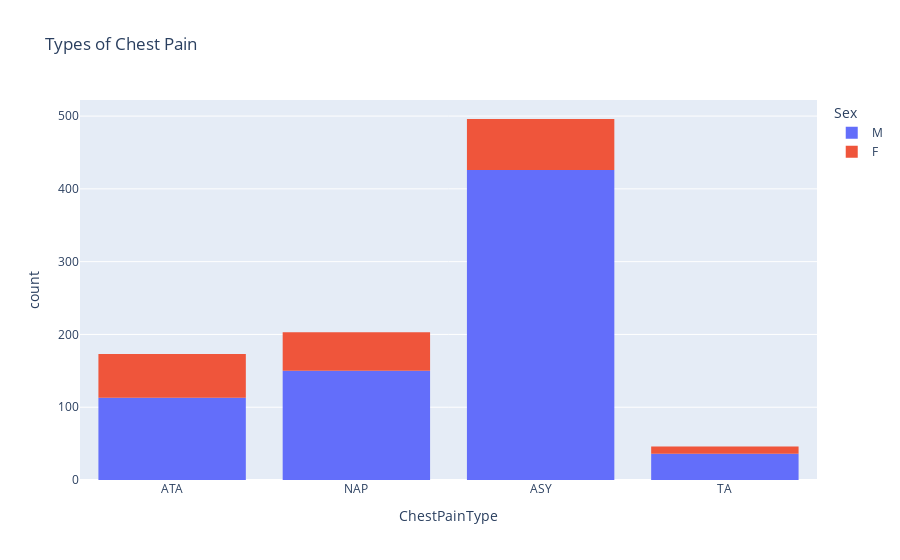

Here is the notebook cell this chart was saved with:
### Markdown cell above
### Chest Pain

### Code cell
fig=px.histogram(df,
                 x="ChestPainType",
                 color="Sex",
                 hover_data=df.columns,
                 title="Types of Chest Pain"
                )
fig.show()

### Figure 1 — Plotly figure (JSON) as saved in the notebook; plotly's stock layout.template omitted (floating-point values rounded to 4 significant figures; data arrays with more than 128 entries replaced by an {"elided": "..."} marker saying what was removed)
{"data": [{"alignmentgroup": "True", "bingroup": "x", "hovertemplate": "Sex=M<br>ChestPainType=%{x}<br>count=%{y}<extra></extra>", "legendgroup": "M", "marker": {"color": "#636efa", "pattern": {"shape": ""}}, "name": "M", "offsetgroup": "M", "orientation": "v", "showlegend": true, "type": "histogram", "x": {"elided": "725 str values"}, "xaxis": "x", "yaxis": "y"}, {"alignmentgroup": "True", "bingroup": "x", "hovertemplate": "Sex=F<br>ChestPainType=%{x}<br>count=%{y}<extra></extra>", "legendgroup": "F", "marker": {"color": "#EF553B", "pattern": {"shape": ""}}, "name": "F", "offsetgroup": "F", "orientation": "v", "showlegend": true, "type": "histogram", "x": {"elided": "193 str values"}, "xaxis": "x", "yaxis": "y"}], "layout": {"barmode": "relative", "legend": {"title": {"text": "Sex"}, "tracegroupgap": 0}, "title": {"text": "Types of Chest Pain"}, "xaxis": {"anchor": "y", "domain": [0, 1], "title": {"text": "ChestPainType"}}, "yaxis": {"anchor": "x", "domain": [0, 1], "title": {"text": "count"}}}}
